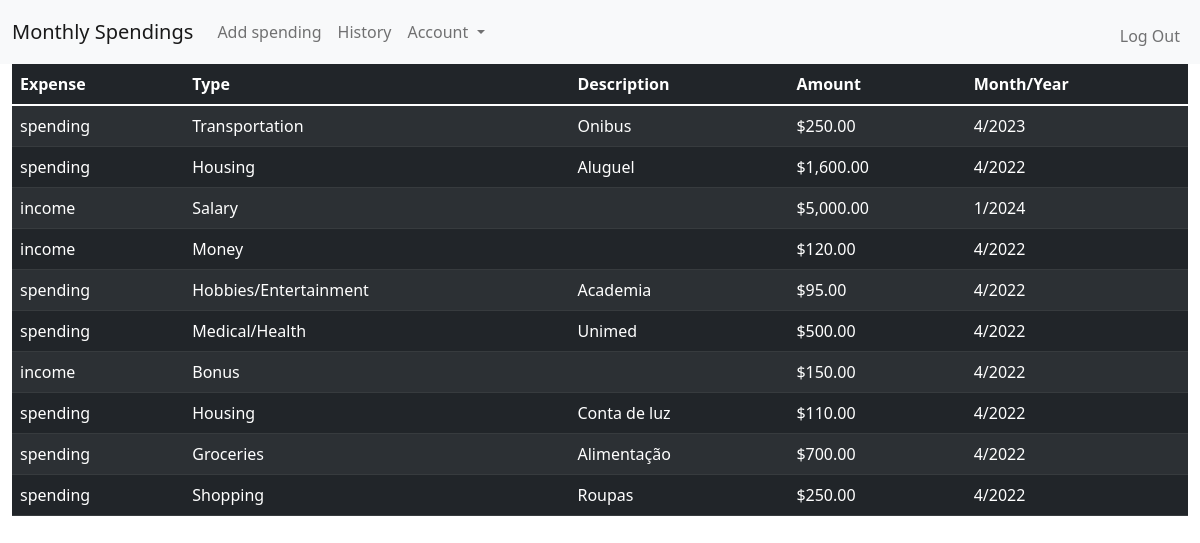
Screenshot of /history (signed in) with the database file from the repository.
### tables this page shows
CREATE TABLE user_history (transaction_id INTEGER PRIMARY KEY AUTOINCREMENT NOT NULL, user_id INTEGER NOT NULL, spending TEXT NOT NULL, type TEXT NOT NULL, description TEXT NOT NULL, amount NUMERIC NOT NULL, date TEXT NOT NULL);

### app.py (the view)
@app.route("/history")
@login_required
def history():
    database = sqlite3.connect("users.db")
    db = database.cursor()
    db.execute("SELECT * FROM user_history WHERE user_id=?", (session["user_id"],))
    history = db.fetchall()
    amount = []
    for items in history:
        amount.append(usd(items[5]))
    database.close()
    return render_template("history.html", history=history, amount=amount)

### helpers.py (called while the page is built)
def login_required(f):
    @wraps(f)
    def decorated_function(*args, **kwargs):
        if session.get("user_id") is None:
            return redirect("/logni")
        return f(*args, **kwargs)
    return decorated_function

def usd(value):
    return f"${value:,.2f}"

### templates/history.html (shortened to what this page needs)
{% extends "layout.html" %}
{% block head %}<link rel="stylesheet" href="../static/style.css">{% endblock %}
{% block main %}
<div class="container-fluid">
    <table class="table table-dark table-striped history">
        <thead>
            <tr class="table-dark">
                <th class="table-dark">Expense</th>
                <th class="table-dark">Type</th>
                <th class="table-dark">Description</th>
                <th class="table-dark">Amount</th>
                <th class="table-dark">Month/Year</th>
            </tr>
        </thead>
        <tbody>
            {% for expenses in history %}
            <tr class="table-dark">
                <td class="table-dark">{{ expenses[2] }}</td>
                <td class="table-dark">{{ expenses[3] }}</td>
                <td class="table-dark">{{ expenses[4] }}</td>
                <td class="table-dark">{{ amount[loop.index0] }}</td>
                <td class="table-dark">{{ expenses[6] }}</td>
            </tr>
            {% endfor %}
        </tbody>
    </table>
</div>
{% endblock %}

### templates/layout.html (shortened to what this page needs)
<!DOCTYPE html>
<html lang="en">
<head>
    <link href="https://cdn.jsdelivr.net/npm/bootstrap@5.1.3/dist/css/bootstrap.min.css" rel="stylesheet">
    {% block head %}{% endblock %}
</head>
<body>
    <header>
        <nav class="navbar navbar-expand-lg navbar-light bg-light">
            <div class="container-fluid">
              <a class="navbar-brand" href="/">Monthly Spendings</a>
              <div class="collapse navbar-collapse" id="navbarSupportedContent">
                {% if session["user_id"] %}
                  <ul class="navbar-nav me-auto mb-2 mb-lg-0">
                    <li class="nav-item">
                      <a class="nav-link " aria-current="page" href="/spending">Add spending</a>
                    </li>
                    <li class="nav-item">
                      <a class="nav-link" href="/history">History</a>
                    </li>
                    <li class="nav-item dropdown">
                      <a class="nav-link dropdown-toggle" id="navbarDropdown" role="button" data-bs-toggle="dropdown" aria-expanded="false">
                        Account
                      </a>
                    </li>
                  </ul>
                  <ul class="navbar-nav ms-auto mt-2">
                    <li class="nav-tem"><a class="nav-link" href="/logout">Log Out</a></li>
                </ul>
                {% else %}
                  <ul class="navbar-nav ms-auto mt-2">
                      <li class="nav-tem"><a class="nav-link" href="/register">Register</a></li>
                      <li class="nav-tem"><a class="nav-link" href="/login">Login</a></li>
                  </ul>
                {% endif %}
              </div>
            </div>
          </nav>
    </header>
    <main>
        {% block main %}{% endblock %}
    </main>
  </body>
</html>

### rows the page displays
user_history: spending "spending", type "Transportation", description "Onibus", amount "$250.00", date "4/2023"
user_history: spending "spending", type "Housing", description "Aluguel", amount "$1,600.00", date "4/2022"
user_history: spending "income", type "Salary", amount "$5,000.00", date "1/2024"
user_history: spending "income", type "Money", amount "$120.00", date "4/2022"
user_history: spending "spending", type "Hobbies/Entertainment", description "Academia", amount "$95.00", date "4/2022"
user_history: spending "spending", type "Medical/Health", description "Unimed", amount "$500.00", date "4/2022"
user_history: spending "income", type "Bonus", amount "$150.00", date "4/2022"
user_history: spending "spending", type "Housing", description "Conta de luz", amount "$110.00", date "4/2022"
user_history: spending "spending", type "Groceries", description "Alimentação", amount "$700.00", date "4/2022"
user_history: spending "spending", type "Shopping", description "Roupas", amount "$250.00", date "4/2022"
